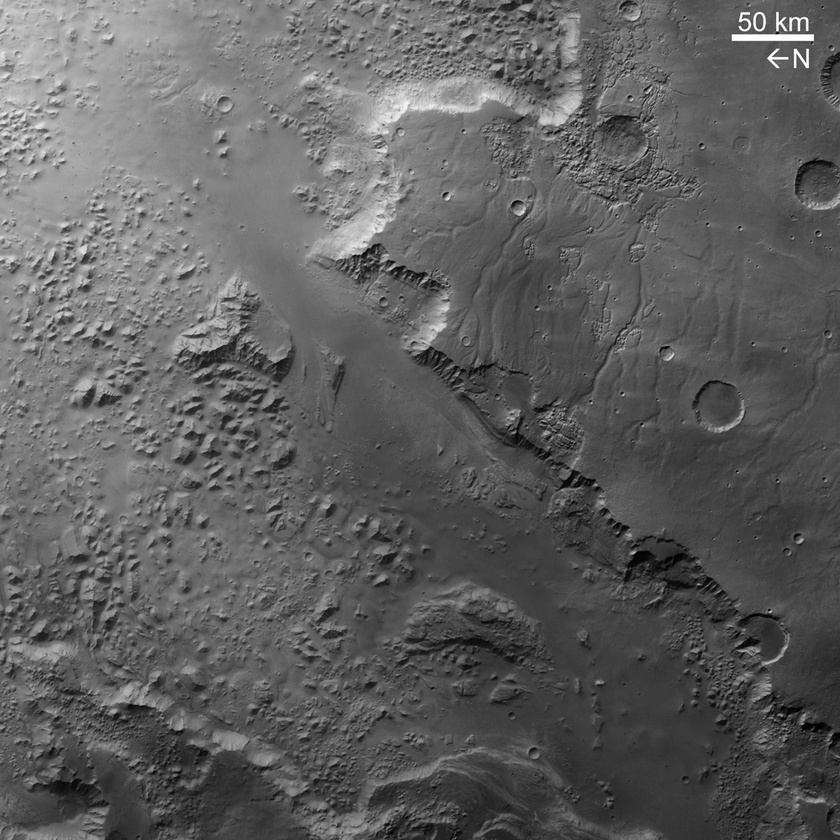
#> input picture 213.jpg, 840 x 840 px, shrunk from 1000 x 1000 before the run
$ python res.py   (older library calls are emulated)
#> lines starting #> are read from the running program, lines starting #| are printed output that depends on the picture
import matplotlib.pyplot as plt
import numpy as np

# Load the image into an array: image
image = plt.imread('213.jpg')
#> image is the input picture: shape (840, 840); min 0, max 255, mean 95.6

# Flatten the image into 1 dimension: pixels
pixels = image.flatten()

# Generate a cumulative histogram
cdf, bins, patches = plt.hist(pixels, bins=256, range=(0,256), normed=True, cumulative=True)
#> cdf = 256 values from 5.95e-05 to 1; bins = 257 values from 0 to 256; patches = 256 items
new_pixels = np.interp(pixels, bins[:-1], cdf*255)

# Reshape new_pixels as a 2-D array: new_image
new_image = np.reshape(new_pixels,image.shape)
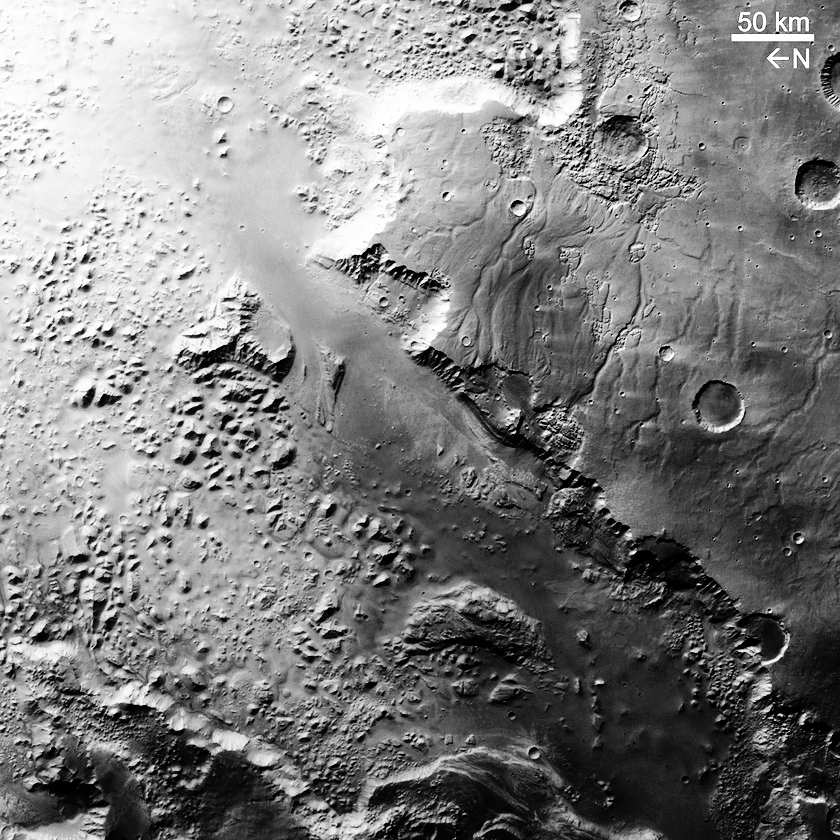
#> new_image: shape (840, 840) float64; min 0.0152, max 255, mean 128.6; drawn with min black and max white

# Display the new image with 'gray' color map
plt.subplot(2,2,2)
plt.title('Equalized image')
plt.axis('off')
plt.imshow(new_image,cmap='gray')

# Display the new image with 'gray' color map
plt.subplot(2,2,1)
plt.title('Original image')
plt.axis('off')
plt.imshow(image,cmap='gray')


# Generate a histogram of the new pixels
plt.subplot(2,2,3)
pdf = plt.hist(pixels, bins=64, range=(0,256), normed=False,color='red', alpha=0.4)
plt.grid('off')

# Use plt.twinx() to overlay the CDF in the bottom subplot
plt.twinx()
plt.xlim((0,256))
plt.grid('off')

# Generate a cumulative histogram of the new pixels
plt.hist(pixels, bins=64, range=(0,256),
               cumulative=True, normed=True,
               color='blue', alpha=0.4)

# Add title
plt.title('PDF & CDF')

# Generate a histogram of the new pixels
plt.subplot(2,2,4)
pdf = plt.hist(new_pixels, bins=64, range=(0,256), normed=False,color='red', alpha=0.4)
plt.grid('off')

# Use plt.twinx() to overlay the CDF in the bottom subplot
plt.twinx()
plt.xlim((0,256))
plt.grid('off')

# Add title
plt.title('PDF & CDF (equalized image)')


# Generate a cumulative histogram of the new pixels
plt.hist(new_pixels, bins=64, range=(0,256),
               cumulative=True, normed=True,
               color='blue', alpha=0.4)
plt.show()
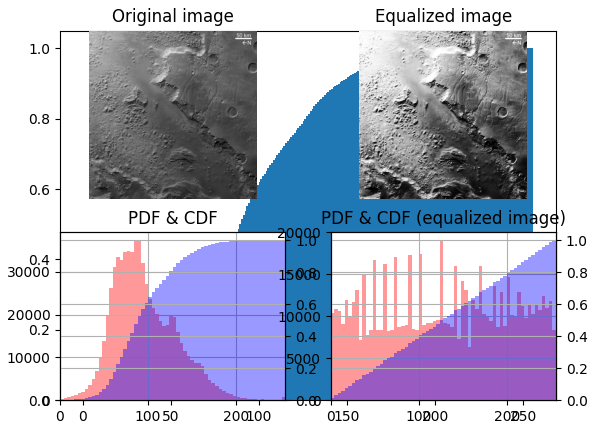
#> figure drawn by matplotlib, 7 panels; panel 1: tallest bar 1 high, from x = 255 to 256; panel 4: tallest bar 37426 high, from x = 84 to 88; panel 5: tallest bar 1 high, from x = 252 to 256; panel 6: tallest bar 19061 high, from x = 124 to 128
